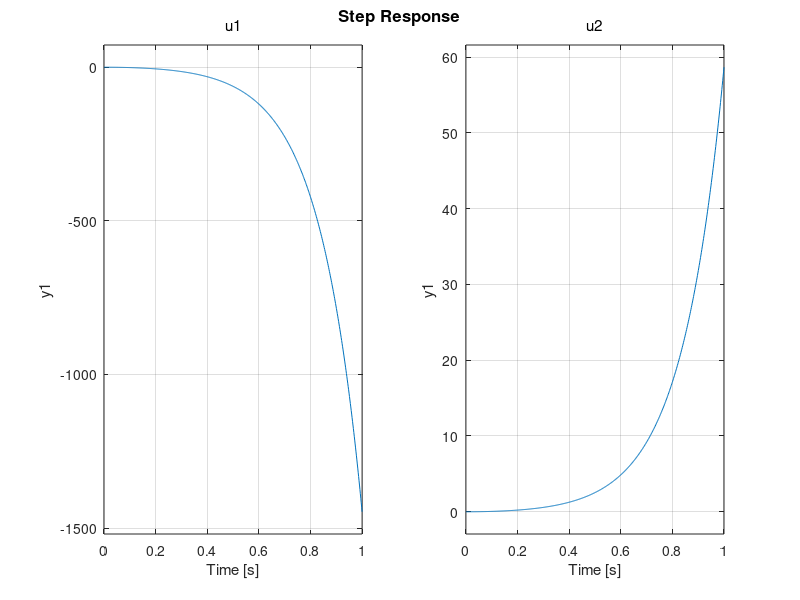

Recreate this plot in MATLAB. (Note: this script raises an error after producing the figure.)
close all
clear

%% Parametry
m = .00575;
g = 9.81;
FemP1 = .017521;
FemP2 = .0058231;
f1 = .00014142;
f2 = .0045626;
ki = 2.5165;
ci = .0243;
d = .0792;
bd = .06;
xd = d-bd;
x10 = .008;
x20 = 0;
x30 = .75;
u10 = 0.2883767137;

%% Sprawdzenie stabilności, sterowalności i obserwowalności
a21 = 1/(2*m)*x30^2*FemP1/FemP2*exp(-x10/FemP2); 
a23 = -1/(m)*x30*FemP1/FemP2*exp(-x10/FemP2); 
a31 = 1/f1*exp(x10/f2)*(ki*u10+ci-x30); 
a33 = -f2/f1*exp(x10/f2);
b31 = ki*f2/f1*exp(x10/f2);
A = [0 1 0; a21 0 a23; a31 0 a33];
B = [0 0; 0 g; b31 0];
C = [1 0 0];
D = 0;

%% Sprawdzenie jakie wartości wymuszeń spowodują przyciągnięcie kuli. Zbadanie odpowiedzi skokowej w układzie otwartym.
ob = ss(A, B, C, D);
step(ob)

%% Wzmocnienia sprzężenia od stanu

s = [2 5 7];
k = -place(A, B, -s);

A2=A+B*k

eig(A2)

%% Sprzężenie od stanu

x0 = [0; 0; 0]     % warunki poczatkowe
t = 0:0.01:120;     % wektor czasu
[t, x] = ode45(@odefun, t, x0, [], A, B, k);

% Rysowanie wykresow
figure; plot(t, x(:,2));
xlabel('t [sek]'); ylabel('y(t) [cm]');

function dxdt = odefun(t, x, A, B, k)
    u = 1 +k*x;
    dxdt = A * x + B * u;
end

